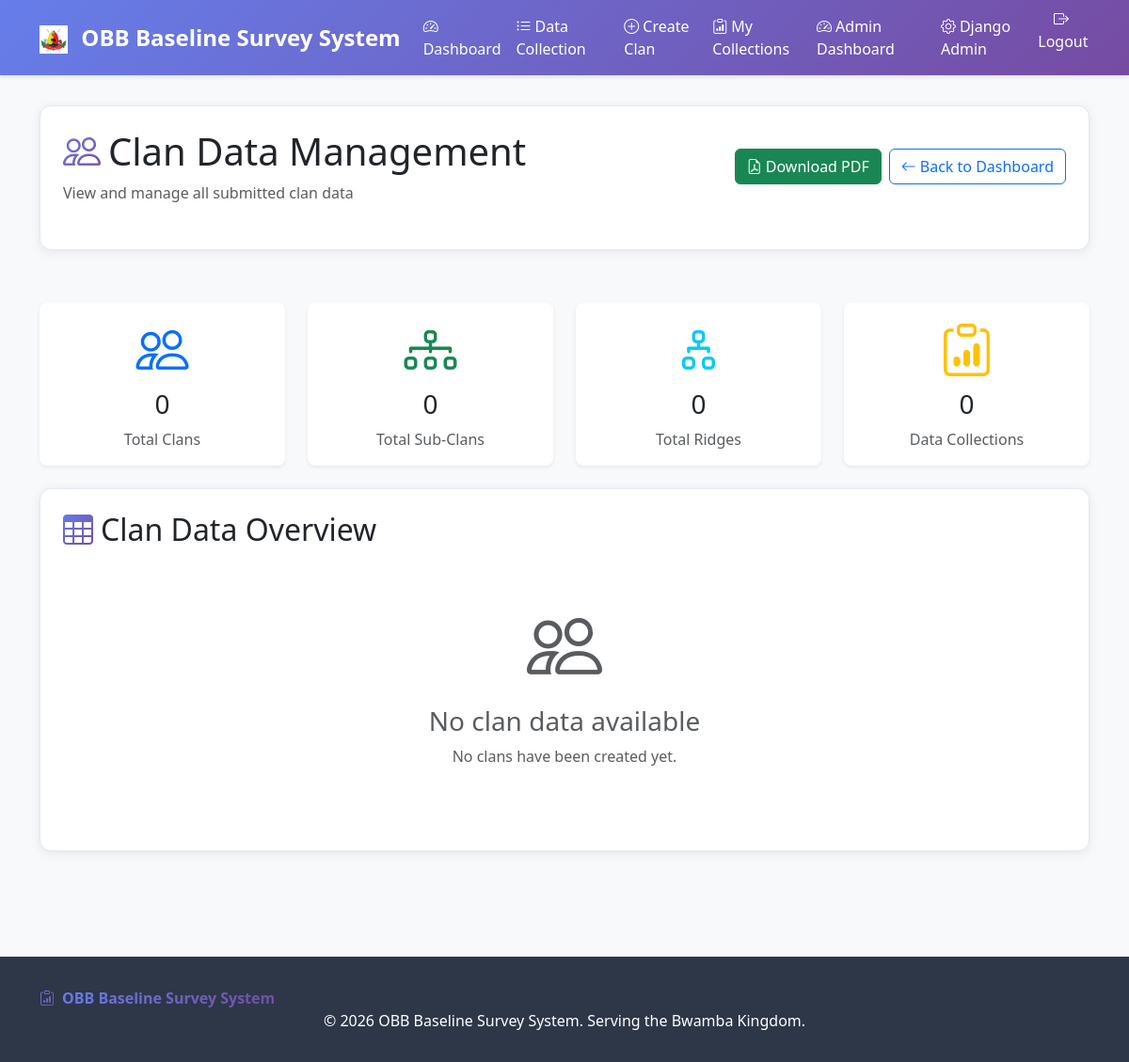
/admin-dashboard/data/clans/ (signed in), run on an earlier commit of the app's database.
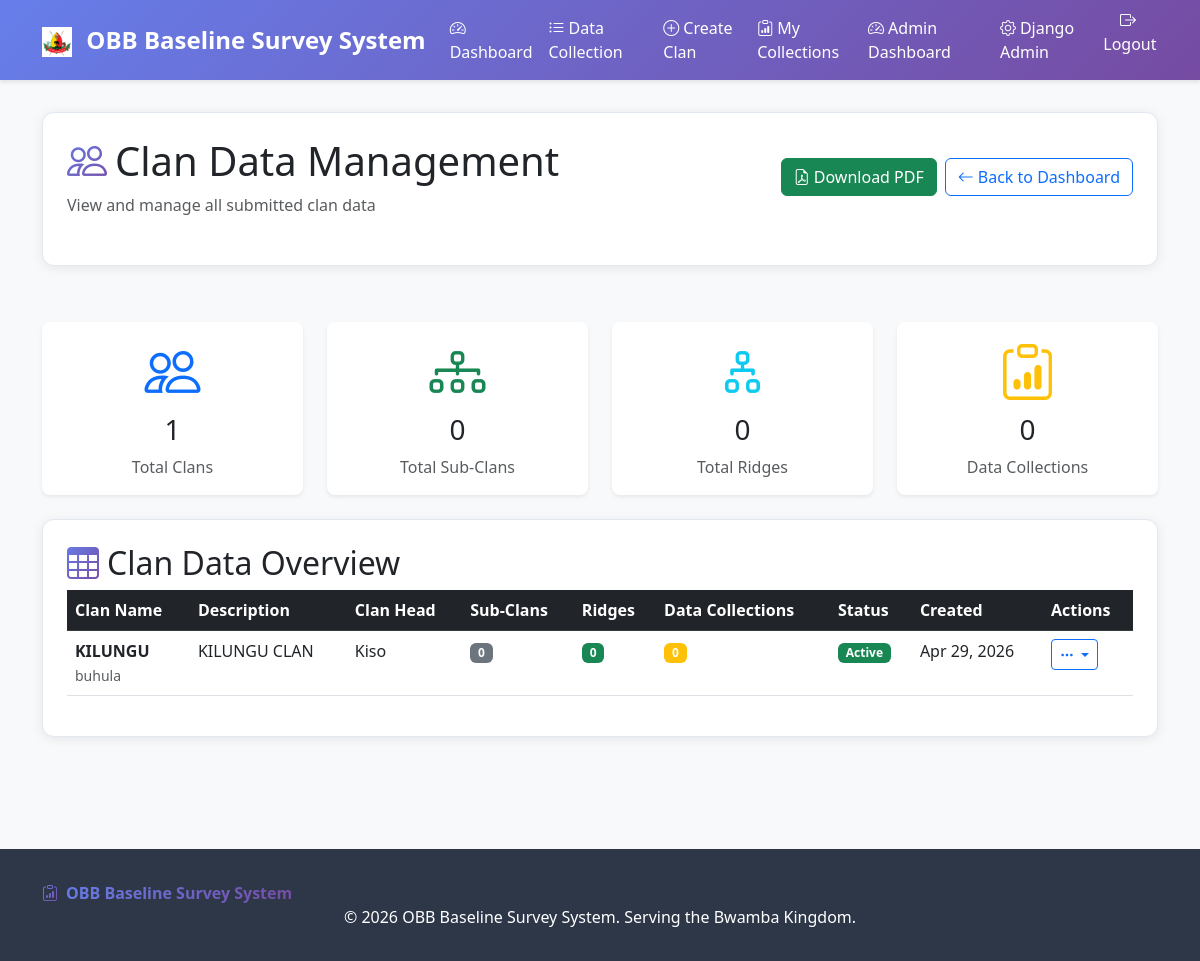
And on a later commit of the database.
### surveys/models.py (models this page shows, shortened)
class Clan(models.Model):
    name = models.CharField(max_length=200, unique=True, help_text="Name of the clan")
    description = models.TextField(blank=True, help_text="Description of the clan")
    village = models.CharField(max_length=200, help_text="Village where clan is located")
    parish = models.CharField(max_length=200, help_text="Parish where clan is located")
    sub_county = models.CharField(max_length=200, help_text="Sub-county where clan is located")
    district = models.CharField(max_length=200, help_text="District where clan is located")
    clan_head_name = models.CharField(max_length=200, help_text="Name of clan head")
    clan_head_contact = models.CharField(max_length=20, blank=True, help_text="Contact number of clan head")
    clan_head_email = models.EmailField(blank=True, help_text="Email of clan head")
    created_by = models.ForeignKey(User, on_delete=models.CASCADE, related_name='clans_created')
    created_at = models.DateTimeField(auto_now_add=True)
    updated_at = models.DateTimeField(auto_now=True)
    is_active = models.BooleanField(default=True)
    survey = models.OneToOneField(Survey, on_delete=models.CASCADE, null=True, blank=True, related_name='clan')
    class Meta:
        ordering = ['name']
        verbose_name = "Clan"
        verbose_name_plural = "Clans"

### surveys/views.py (the view)
# urls.py: path('data/clans/', views.view_clan_data, name='view_clan_data'),
@login_required
@user_passes_test(is_admin)
def view_clan_data(request):
    try:
        from .models import Clan, SubClan, Ridge
        clan_models_available = True
    except ImportError:
        clan_models_available = False
    if not clan_models_available:
        messages.error(request, 'Clan models are not available.')
        return redirect('admin_dash:dashboard')
    clans_data = []
    clans = Clan.objects.all().order_by('-created_at')
    for clan in clans:
        survey_responses = SurveyResponse.objects.filter(survey=clan.survey).order_by('-submitted_at')
        clan_info = {
            'clan': clan,
            'survey_responses': survey_responses,
            'response_count': survey_responses.count(),
            'sub_clans_count': clan.sub_clans.count(),
            'ridges_count': Ridge.objects.filter(sub_clan__clan=clan).count()
        }
        clans_data.append(clan_info)
    total_sub_clans = sum(clan_info['sub_clans_count'] for clan_info in clans_data)
    total_ridges = sum(clan_info['ridges_count'] for clan_info in clans_data)
    total_responses = sum(clan_info['response_count'] for clan_info in clans_data)
    return render(request, 'surveys/admin/view_clan_data.html', {
        'clans_data': clans_data,
        'total_clans': clans.count(),
        'total_sub_clans': total_sub_clans,
        'total_ridges': total_ridges,
        'total_responses': total_responses
    })

### surveys/views.py (called while the page is built)
def is_admin(user):
    return user.is_staff

### surveys/templates/surveys/admin/view_clan_data.html (shortened to what the changed rows need)
{% extends "surveys/base.html" %}
{% block content %}
<div class="custom-card p-4">
    <div class="d-flex justify-content-between align-items-center mb-4">
        <div>
            <h1 class="mb-2">
                <i class="bi bi-people text-gradient me-2"></i>Clan Data Management
            </h1>
        </div>
    </div>
</div>
<div class="row row-cols-1 row-cols-md-4 g-4 mt-2">
    <div class="col">
        <div class="card border-primary shadow-sm">
            <div class="card-body text-center">
                <i class="bi bi-people display-4 text-primary"></i>
                <h3 class="mt-2">{{ total_clans }}</h3>
                <p class="text-muted mb-0">Total Clans</p>
            </div>
        </div>
    </div>
</div>
<div class="custom-card p-4 mt-4">
    <h2>
        <i class="bi bi-table text-gradient me-2"></i>Clan Data Overview
    </h2>
    {% if clans_data %}
        <div class="table-responsive">
            <table class="table table-hover">
                <thead class="table-dark">
                    <tr>
                        <th>Clan Name</th>
                        <th>Description</th>
                        <th>Clan Head</th>
                        <th>Sub-Clans</th>
                        <th>Ridges</th>
                        <th>Data Collections</th>
                        <th>Status</th>
                        <th>Created</th>
                        <th>Actions</th>
                    </tr>
                </thead>
                <tbody>
                    {% for clan_info in clans_data %}
                    <tr>
                        <td>
                            <strong>{{ clan_info.clan.name }}</strong>
                            {% if clan_info.clan.village %}
                                <br><small class="text-muted">{{ clan_info.clan.village }}</small>
                            {% endif %}
                        </td>
                        <td>{{ clan_info.clan.description|default:"No description"|truncatewords:10 }}</td>
                        <td>{{ clan_info.clan.clan_head_name|default:"Not specified" }}</td>
                        <td>
                            {% if clan_info.sub_clans_count > 0 %}
                                <a href="#" class="badge bg-info text-decoration-none" data-bs-toggle="modal" data-bs-target="#subClansModal{{ clan_info.clan.id }}">
                                    {{ clan_info.sub_clans_count }} <i class="bi bi-diagram-3 ms-1"></i>
                                </a>
                            {% else %}
                                <span class="badge bg-secondary">{{ clan_info.sub_clans_count }}</span>
                            {% endif %}
                        </td>
                        <td>
                            <span class="badge bg-success">{{ clan_info.ridges_count }}</span>
                        </td>
                        <td>
                            <span class="badge bg-warning">{{ clan_info.response_count }}</span>
                        </td>
                        <td>
                            {% if clan_info.clan.is_active %}
                                <span class="badge bg-success">Active</span>
                            {% else %}
                                <span class="badge bg-secondary">Inactive</span>
                            {% endif %}
                        </td>
                        <td>{{ clan_info.clan.created_at|date:"M d, Y" }}</td>
                        <td>
                            <div class="btn-group" role="group">
                                <button type="button" class="btn btn-sm btn-outline-primary dropdown-toggle" data-bs-toggle="dropdown">
                                    <i class="bi bi-three-dots"></i>
                                </button>
                            </div>
                        </td>
                    </tr>
                    {% endfor %}
                </tbody>
            </table>
        </div>
    {% else %}
        <div class="text-center py-5">
            <i class="bi bi-people display-1 text-muted"></i>
            <h3 class="mt-3 text-muted">No clan data available</h3>
            <p class="text-muted">No clans have been created yet.</p>
        </div>
    {% endif %}
</div>
{% endblock %}

What changed in the data, as far as the page shows it:
added Clan: clan.name "KILUNGU", clan.village "buhula", clan.description "KILUNGU CLAN", clan.clan_head_name "Kiso", sub_clans_count "0", ridges_count "0", response_count "0", is_active "Active", clan.created_at "Apr 29, 2026"
Also different on the page:
{{ total_clans }}: "0" → "1"
text no longer shown: "No clan data available No clans have been created yet."
text now shown: "Clan Name Description Clan Head Sub-Clans Ridges Data Collections Status Created Actions"
